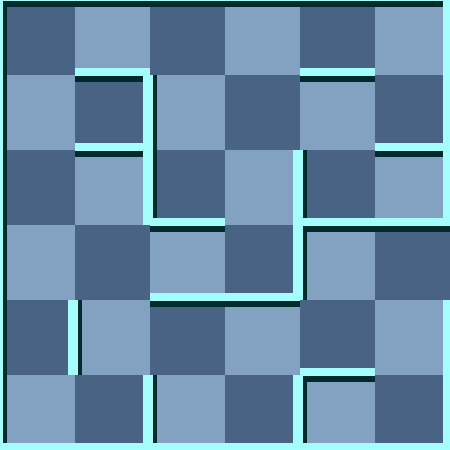

This game map was drawn from its Tiled (.tmx) file and the tilesets committed beside it. A one-line description and the trimmed map source follow:
An orthogonal 6x6 tile map with 75x75 px tiles, 2 tile layers (background, 块层 1) and 4 objects (2x WhiteMummy, Exit, Player).

<map version="1.0" orientation="orthogonal" width="6" height="6" tilewidth="75" tileheight="75">
 <tileset firstgid="1" name="wall" tilewidth="75" tileheight="75">
  <image source="gfx/wall.png" width="300" height="375" />
  <tile id="0">
   <properties>
    <property name="ValOfWall" value="0" />
   </properties>
  </tile>
  <tile id="1">
   <properties>
    <property name="ValOfWall" value="1" />
   </properties>
  </tile>
  <tile id="2">
   <properties>
    <property name="ValOfWall" value="2" />
   </properties>
  </tile>
  <tile id="3">
   <properties>
    <property name="ValOfWall" value="3" />
   </properties>
  </tile>
  <tile id="4">
   <properties>
    <property name="ValOfWall" value="4" />
   </properties>
  </tile>
  <tile id="5">
   <properties>
    <property name="ValOfWall" value="5" />
   </properties>
  </tile>
  <tile id="6">
   <properties>
    <property name="ValOfWall" value="6" />
   </properties>
  </tile>
  <tile id="7">
   <properties>
    <property name="ValOfWall" value="7" />
   </properties>
  </tile>
  <tile id="8">
   <properties>
    <property name="ValOfWall" value="8" />
   </properties>
  </tile>
  <tile id="9">
   <properties>
    <property name="ValOfWall" value="9" />
   </properties>
  </tile>
  <tile id="10">
   <properties>
    <property name="ValOfWall" value="10" />
   </properties>
  </tile>
  <tile id="11">
   <properties>
    <property name="ValOfWall" value="11" />
   </properties>
  </tile>
  <tile id="12">
   <properties>
    <property name="ValOfWall" value="12" />
   </properties>
  </tile>
  <tile id="13">
   <properties>
    <property name="ValOfWall" value="13" />
   </properties>
  </tile>
  <tile id="14">
   <properties>
    <property name="ValOfWall" value="14" />
   </properties>
  </tile>
  <tile id="15">
   <properties>
    <property name="ValOfWall" value="15" />
   </properties>
  </tile>
  <tile id="18">
   <properties>
    <property name="ValOfWall" value="-1" />
   </properties>
  </tile>
 </tileset>
 <layer name="background" width="6" height="6">
  <data>[36 cells, 36 non-empty, 2 distinct tile ids]</data>
 </layer>
 <layer name="块层 1" width="6" height="6">
  <data>[36 cells, 36 non-empty, 13 distinct tile ids]</data>
 </layer>
 <objectgroup name="对象层 1" width="6" height="6">
  <object name="Exit" x="450" y="225" />
  <object name="Player" x="375" y="150">
   <properties>
    <property name="value" value="1" />
   </properties>
  </object>
  <object name="WhiteMummy" x="300" y="300">
   <properties>
    <property name="value" value="25" />
   </properties>
  </object>
  <object name="WhiteMummy" x="300" y="375">
   <properties>
    <property name="value" value="21" />
   </properties>
  </object>
 </objectgroup>
</map>
